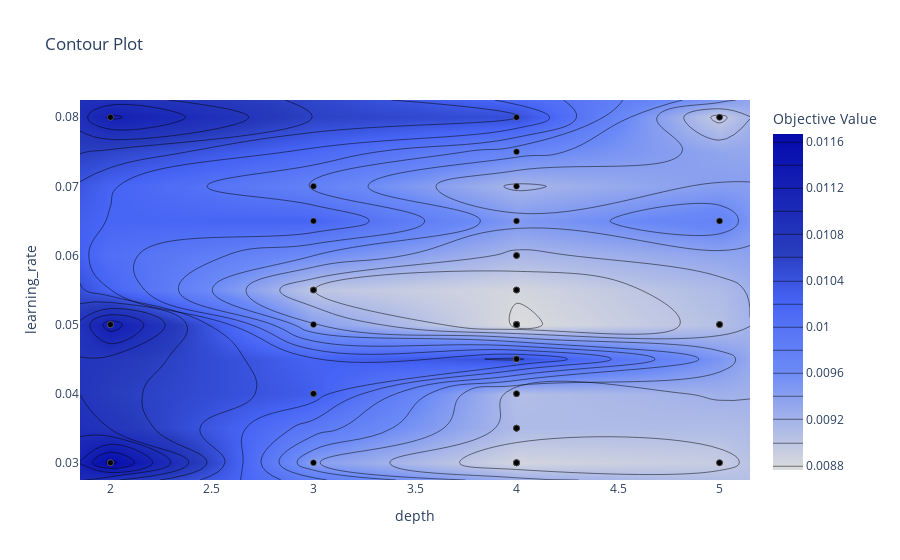

The code cell stored with this chart in its notebook:
### Code cell
optuna.visualization.plot_contour(study, params=['learning_rate',
                                                 'depth'
                                                 ])

### Figure 1 — Plotly figure (JSON) as saved in the notebook; plotly's stock layout.template omitted (floating-point values rounded to 4 significant figures)
{"data": [{"colorbar": {"title": {"text": "Objective Value"}}, "colorscale": [[0, "rgb(5,10,172)"], [0.35, "rgb(40,60,190)"], [0.5, "rgb(70,100,245)"], [0.6, "rgb(90,120,245)"], [0.7, "rgb(106,137,247)"], [1, "rgb(220,220,220)"]], "connectgaps": true, "contours": {"coloring": "heatmap"}, "hoverinfo": "none", "line": {"smoothing": 1.3}, "reversescale": true, "type": "contour", "x": [1.85, 2, 3, 4, 5, 5.15], "y": [0.0275, 0.03, 0.035, 0.04, 0.045, 0.05, 0.055, 0.06, 0.065, 0.07, 0.075, 0.08, 0.0825], "z": [[null, null, null, null, null, null], [null, 0.01167, 0.009419, 0.008837, 0.008934, null], [null, null, null, 0.009117, null, null], [null, null, 0.0103, 0.009079, null, null], [null, null, null, 0.01043, null, null], [null, 0.01131, 0.009414, 0.008762, 0.009058, null], [null, null, 0.009001, 0.008824, null, null], [null, null, null, 0.009149, null, null], [null, null, 0.0102, 0.00947, 0.009752, null], [null, null, 0.009761, 0.009163, null, null], [null, null, null, 0.009681, null, null], [null, 0.01124, null, 0.01045, 0.008934, null], [null, null, null, null, null, null]]}, {"marker": {"color": "black", "line": {"color": "Grey", "width": 0.5}}, "mode": "markers", "showlegend": false, "type": "scatter", "x": [5, 5, 2, 3, 5, 3, 2, 5, 5, 5, 4, 4, 3, 4, 4, 4, 4, 4, 4, 4, 4, 3, 3, 3, 4, 4, 4, 4, 4, 4, 4, 3, 5, 5, 5, 5, 5, 4, 4, 4, 3, 2, 3, 4, 4, 4, 4, 4, 4, 4, 4, 4, 4, 5, 4, 4, 4, 4, 4, 4, 3, 3, 4, 3, 4, 4, 4, 4, 4, 4, 4, 4, 4, 4, 4, 4, 4, 4, 4, 4, 4, 5, 5, 2, 2, 4, 4, 4, 4, 4, 4, 4, 4, 4, 4, 4, 4, 4, 4, 4], "y": [0.03, 0.08, 0.03, 0.04, 0.05, 0.065, 0.08, 0.065, 0.08, 0.03, 0.06, 0.08, 0.07, 0.03, 0.03, 0.05, 0.03, 0.045, 0.045, 0.045, 0.04, 0.04, 0.055, 0.055, 0.035, 0.035, 0.035, 0.035, 0.035, 0.035, 0.05, 0.05, 0.05, 0.05, 0.05, 0.05, 0.03, 0.06, 0.06, 0.03, 0.03, 0.03, 0.04, 0.075, 0.03, 0.03, 0.03, 0.04, 0.045, 0.045, 0.045, 0.065, 0.07, 0.065, 0.035, 0.035, 0.035, 0.035, 0.055, 0.04, 0.055, 0.055, 0.03, 0.055, 0.03, 0.03, 0.03, 0.03, 0.03, 0.06, 0.06, 0.05, 0.05, 0.05, 0.03, 0.05, 0.05, 0.05, 0.05, 0.05, 0.05, 0.05, 0.05, 0.05, 0.05, 0.05, 0.045, 0.05, 0.045, 0.055, 0.045, 0.055, 0.055, 0.055, 0.05, 0.055, 0.05, 0.05, 0.045, 0.045]}], "layout": {"title": {"text": "Contour Plot"}, "xaxis": {"range": [1.85, 5.15], "title": {"text": "depth"}}, "yaxis": {"range": [0.0275, 0.0825], "title": {"text": "learning_rate"}}}}
